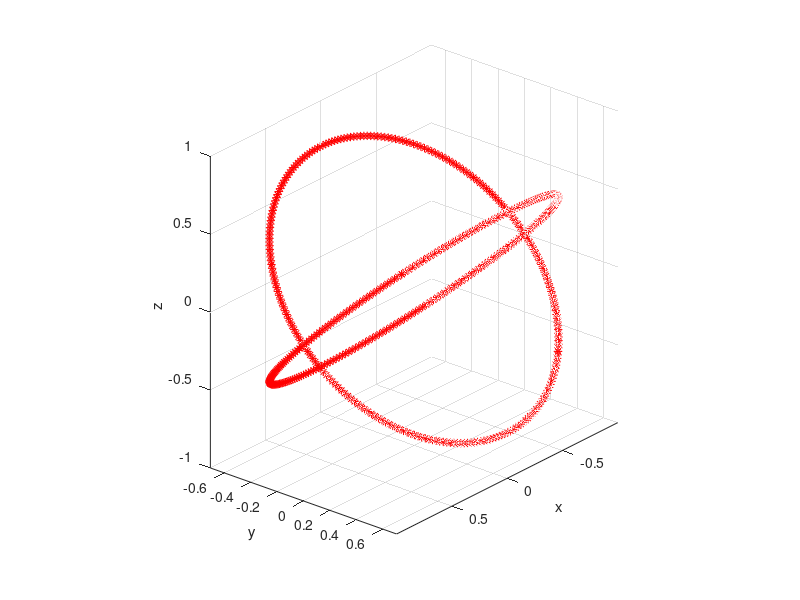

MATLAB code to generate this figure:
% Generates circular trajectories of a particle, outputting the Cartesian
% position and velocity of the particle.

% Author: Joao Moura
% Edinburgh Centre for Robotics, Edinburgh, UK
% email address: Joao.Moura@ed.ac.uk
% Website: http://www.edinburgh-robotics.org/students/joao-moura
% March 2018; Last revision: 15-Mar-2018

%% Handle functions
%--------------------------------------------------------------------------
%--------------------------------------------------------------------------
n_fun = @(theta,phi) [cosd(theta)*sind(phi); sind(theta)*sind(phi); cosd(phi)];
c_fun = @(theta) [0;0;0];
r_fun = @(theta) 1;
%--------------------------------------------------------------------------
%--------------------------------------------------------------------------


%% User Input
%--------------------------------------------------------------------------
%--------------------------------------------------------------------------
freq = 50; % frequency of the data
tf = 5; % duration of the simulation
%theta = {-90, 0, 90, -90, 0, 90}; phi = {30, 30, 30, 60, 60, 60};
%theta = {-45, 45, 0}; phi = {45, 45, 0};
theta = {-90, 90}; phi = {45, 45};
%--------------------------------------------------------------------------
% angles = combvec(0:20:360,30:30:60);
% theta = num2cell(angles(1,:));
% phi = num2cell(angles(2,:));
%--------------------------------------------------------------------------
centers = cellfun(c_fun, theta, 'UniformOutput', false);
radiuses = cellfun(r_fun, theta, 'UniformOutput', false);
normals = cellfun(n_fun, theta, phi,'UniformOutput', false);
%--------------------------------------------------------------------------
% centers = {[0;0;0],[0;0;0],[0;0;0]};
% radiuses = {1,1,1};
% normals = {[0; 0; 1], [0; 1; 0], [1; 0; 0]};
%--------------------------------------------------------------------------
%--------------------------------------------------------------------------


%% Generate data
%--------------------------------------------------------------------------
%--------------------------------------------------------------------------
fprintf(1,'Generating data ...\n');
N = tf*freq;
NDem = numel(radiuses);
theta = linspace(0,2*pi,N + 1);
% Initialize cells for storing data:
x = cell(1, NDem); % configurations
u = cell(1, NDem); % actions
t = cell(1, NDem); % configuration data
% Plot
figure(); hold on;
for idx=1:NDem
    % Get geometrix information:
    center = centers{idx};
    radius = radiuses{idx};
    normal = normals{idx};
    % Null space base of the constraint:
    v=null(normal.');
    % Data points:
    points=repmat(center,1,size(theta,2))+radius*(v(:,1)*cos(theta)+v(:,2)*sin(theta));
    % plot result:
    plot3(points(1,:),points(2,:),points(3,:),'*r');
    % Store data points as cell:
    u{idx} = num2cell(freq.*diff(points,1,2),1); % save actions: cartesian velocities
    x{idx} = num2cell(points(:,1:end-1),1); % save state: cartesian positions
    t{idx} = num2cell(linspace(0,tf,N),1); % demonstration time
end
% Plot
xlabel('x'); ylabel('y'); zlabel('z');
axis image; grid on; view(130,25);
%--------------------------------------------------------------------------
%--------------------------------------------------------------------------

%% Save data to file
%--------------------------------------------------------------------------
%--------------------------------------------------------------------------
save('data_3D_circles_2.mat','x','u','t');
%--------------------------------------------------------------------------
%--------------------------------------------------------------------------